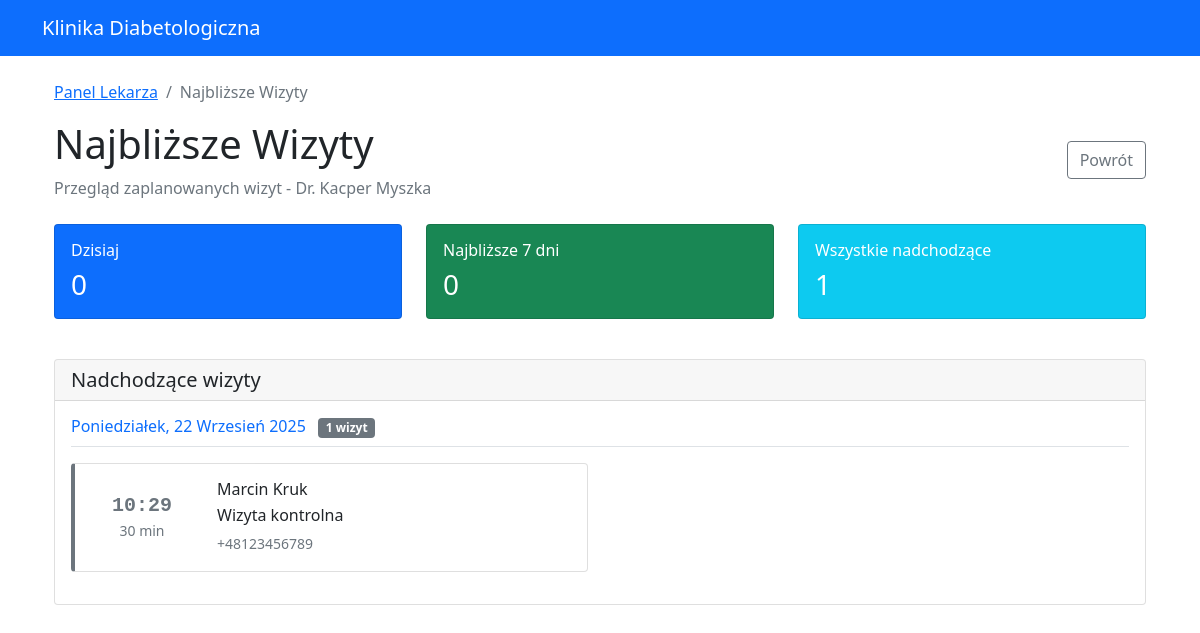
The page /doctors/upcoming/ (signed in) on the database its author committed.
### doctors/models.py (models this page shows, shortened)
class Doctor(models.Model):
    user = models.OneToOneField(settings.AUTH_USER_MODEL, on_delete=models.CASCADE, related_name='doctor_profile')
    license_number = models.CharField(max_length=20, unique=True)
    specialization = models.CharField(
        max_length=50,
        choices=[
            ('endocrinologist', 'Endokrynolog'),
            ('diabetologist', 'Diabetolog'),
            ('internal_medicine', 'Internista'),
            ('family_medicine', 'Lekarz rodzinny'),
        ]
    )
    years_of_experience = models.PositiveIntegerField()
    office_address = models.TextField()
    consultation_fee = models.DecimalField(max_digits=6, decimal_places=2)
    working_hours_start = models.TimeField()
    working_hours_end = models.TimeField()
    working_days = models.CharField(
        max_length=20,
        choices=[
            ('mon-fri', 'Poniedziałek-Piątek'),
            ('mon-sat', 'Poniedziałek-Sobota'),
            ('tue-thu', 'Wtorek-Czwartek'),
        ],
        default='mon-fri'
    )
    education = models.TextField()
    certifications = models.TextField(blank=True)
    bio = models.TextField(blank=True)
    is_accepting_patients = models.BooleanField(default=True)
    created_at = models.DateTimeField(auto_now_add=True)
    updated_at = models.DateTimeField(auto_now=True)
    class Meta:
        verbose_name = "Lekarz"
        verbose_name_plural = "Lekarze"

### authentication/models.py (models this page shows, shortened)
class User(AbstractUser):
    USER_TYPE_CHOICES = (
        ('patient', 'Pacjent'),
        ('doctor', 'Lekarz'),
    )
    user_type = models.CharField(
        max_length=10,
        choices=USER_TYPE_CHOICES,
        default='patient'
    )
    phone_number = models.CharField(max_length=15, blank=True)
    def is_doctor(self):
        return self.user_type == 'doctor'

### appointments/models.py (models this page shows, shortened)
class Appointment(models.Model):
    STATUS_CHOICES = [
        ('scheduled', 'Zaplanowana'),
        ('completed', 'Zakończona'),
        ('cancelled', 'Anulowana'),
        ('no_show', 'Niestawiennictwo'),
    ]
    patient = models.ForeignKey(Patient, on_delete=models.CASCADE, related_name='appointments')
    doctor = models.ForeignKey(Doctor, on_delete=models.CASCADE, related_name='appointments')
    appointment_date = models.DateTimeField()
    status = models.CharField(max_length=15, choices=STATUS_CHOICES, default='scheduled')
    reason = models.CharField(max_length=200, help_text="Powód wizyty")
    notes = models.TextField(blank=True, help_text="Notatki z wizyty")
    duration_minutes = models.PositiveIntegerField(default=30)
    created_at = models.DateTimeField(auto_now_add=True)
    updated_at = models.DateTimeField(auto_now=True)
    class Meta:
        ordering = ['-appointment_date']
        verbose_name = "Wizyta"
        verbose_name_plural = "Wizyty"

### patients/models.py (models this page shows, shortened)
class Patient(models.Model):
    user = models.OneToOneField(settings.AUTH_USER_MODEL, on_delete=models.CASCADE, related_name='patient_profile')
    date_of_birth = models.DateField()
    pesel = models.CharField(max_length=11, unique=True)
    address = models.TextField()
    emergency_contact_name = models.CharField(max_length=100)
    emergency_contact_phone = models.CharField(max_length=15)
    diabetes_type = models.CharField(
        max_length=15,
        choices=[
            ('type1', 'Cukrzyca typu 1'),
            ('type2', 'Cukrzyca typu 2'),
            ('gestational', 'Cukrzyca ciążowa'),
        ]
    )
    diagnosis_date = models.DateField()
    current_medications = models.TextField(blank=True)
    allergies = models.TextField(blank=True)
    last_cancellation_time = models.DateTimeField(null=True, blank=True, help_text="Czas ostatniego anulowania wizyty")
    created_at = models.DateTimeField(auto_now_add=True)
    updated_at = models.DateTimeField(auto_now=True)
    class Meta:
        verbose_name = "Pacjent"
        verbose_name_plural = "Pacjenci"

### doctors/views.py (the view)
# urls.py: path('upcoming/', views.upcoming_appointments, name='upcoming'),
@login_required
def upcoming_appointments(request):
    if not request.user.is_doctor():
        return redirect('authentication:login')
    doctor = request.user.doctor_profile
    from appointments.models import Appointment
    appointments = Appointment.objects.filter(
        doctor=doctor,
        status='scheduled',
        appointment_date__gte=timezone.now()
    ).select_related('patient__user').order_by('appointment_date')
    appointments_by_date = {}
    for appointment in appointments:
        date_key = appointment.appointment_date.date()
        if date_key not in appointments_by_date:
            appointments_by_date[date_key] = []
        appointments_by_date[date_key].append(appointment)
    today_appointments = Appointment.objects.filter(
        doctor=doctor,
        status='scheduled',
        appointment_date__date=timezone.now().date()
    ).select_related('patient__user').order_by('appointment_date')
    total_upcoming = appointments.count()
    today_count = today_appointments.count()
    next_week = timezone.now() + timezone.timedelta(days=7)
    week_count = appointments.filter(appointment_date__lte=next_week).count()
    context = {
        'doctor': doctor,
        'appointments_by_date': appointments_by_date,
        'today_appointments': today_appointments,
        'total_upcoming': total_upcoming,
        'today_count': today_count,
        'week_count': week_count,
        'current_date': timezone.now().date(),
    }
    return render(request, 'doctors/upcoming_appointments.html', context)

### doctors/templates/doctors/upcoming_appointments.html (shortened to what this page needs)
{% extends 'authentication/base.html' %}
{% block content %}
<div class="container-fluid">
    <div class="row mb-4">
        <div class="col-12">
            <nav aria-label="breadcrumb">
                <ol class="breadcrumb">
                    <li class="breadcrumb-item">
                        <a href="{% url 'doctors:dashboard' %}">
                             Panel Lekarza
                        </a>
                    </li>
                    <li class="breadcrumb-item active" aria-current="page">Najbliższe Wizyty</li>
                </ol>
            </nav>
            <div class="d-flex justify-content-between align-items-center">
                <div>
                    <h1 class="display-6 mb-2">Najbliższe Wizyty</h1>
                    <p class="text-muted mb-0">Przegląd zaplanowanych wizyt - Dr. {{ doctor.user.first_name }} {{ doctor.user.last_name }}</p>
                </div>
                <div>
                    <a href="{% url 'doctors:dashboard' %}" class="btn btn-outline-secondary">
                         Powrót
                    </a>
                </div>
            </div>
        </div>
    </div>
    <div class="row mb-4">
        <div class="col-lg-4 col-md-6 mb-3">
            <div class="card bg-primary text-white">
                <div class="card-body">
                    <div class="d-flex justify-content-between">
                        <div>
                            <h6 class="card-title">Dzisiaj</h6>
                            <h3 class="mb-0">{{ today_count }}</h3>
                        </div>
                    </div>
                </div>
            </div>
        </div>
        <div class="col-lg-4 col-md-6 mb-3">
            <div class="card bg-success text-white">
                <div class="card-body">
                    <div class="d-flex justify-content-between">
                        <div>
                            <h6 class="card-title">Najbliższe 7 dni</h6>
                            <h3 class="mb-0">{{ week_count }}</h3>
                        </div>
                    </div>
                </div>
            </div>
        </div>
        <div class="col-lg-4 col-md-6 mb-3">
            <div class="card bg-info text-white">
                <div class="card-body">
                    <div class="d-flex justify-content-between">
                        <div>
                            <h6 class="card-title">Wszystkie nadchodzące</h6>
                            <h3 class="mb-0">{{ total_upcoming }}</h3>
                        </div>
                    </div>
                </div>
            </div>
        </div>
    </div>
    {% if appointments_by_date %}
        <div class="row">
            <div class="col-12">
                <div class="card">
                    <div class="card-header">
                        <h5 class="mb-0">
                            Nadchodzące wizyty
                        </h5>
                    </div>
                    <div class="card-body">
                        {% for date, appointments in appointments_by_date.items %}
                            {% if date != current_date %}
                                <div class="appointment-date-section mb-4">
                                    <div class="date-header mb-3">
                                        <h6 class="text-primary border-bottom pb-2">
                                            {{ date|date:"l, j F Y" }}
                                            <span class="badge bg-secondary ms-2">{{ appointments|length }} wizyt</span>
                                        </h6>
                                    </div>
                                    <div class="row">
                                        {% for appointment in appointments %}
                                            <div class="col-lg-6 col-md-12 mb-3">
                                                <div class="card border-left-secondary">
                                                    <div class="card-body">
                                                        <div class="row align-items-center">
                                                            <div class="col-3 text-center">
                                                                <div class="time-display">
                                                                    <h5 class="text-secondary mb-0">{{ appointment.appointment_date|time:"H:i" }}</h5>
                                                                    <small class="text-muted">{{ appointment.duration_minutes }} min</small>
                                                                </div>
                                                            </div>
                                                            <div class="col-9">
                                                                <h6 class="mb-1">
                                                                    {{ appointment.patient.user.first_name }} {{ appointment.patient.user.last_name }}
                                                                </h6>
                                                                <p class="mb-1">
                                                                    {{ appointment.reason }}
                                                                </p>
                                                                <small class="text-muted">
                                                                    {{ appointment.patient.user.phone_number }}
                                                                </small>
                                                            </div>
                                                        </div>
                                                    </div>
                                                </div>
                                            </div>
                                        {% endfor %}
                                    </div>
                                </div>
                            {% endif %}
                        {% endfor %}
                    </div>
                </div>
            </div>
        </div>
    {% endif %}
</div>
{% endblock %}

### doctors/templates/doctors/upcoming_appointments.html (style rules this page uses)
.border-left-secondary { border-left: 4px solid var(--bs-secondary) !important; }
.time-display h4, .time-display h5 { font-weight: bold; font-family: 'Courier New', monospace; }
.appointment-date-section:last-child { margin-bottom: 0 !important; }
.card { transition: box-shadow 0.15s ease-in-out; }
.breadcrumb { background-color: transparent; padding: 0; }
.date-header h6 { margin-bottom: 0; }

### rows shown on the page
Doctor: user.first_name "Kacper", user.last_name "Myszka"
Appointment: date "Poniedziałek, 22 Wrzesień 2025", appointments "1", appointment_date "10:29", duration_minutes "30", patient.user.first_name "Marcin", patient.user.last_name "Kruk", reason "Wizyta kontrolna", patient.user.phone_number "+48123456789"

### other values the page prints
{{ today_count }} "0"
{{ week_count }} "0"
{{ total_upcoming }} "1"
